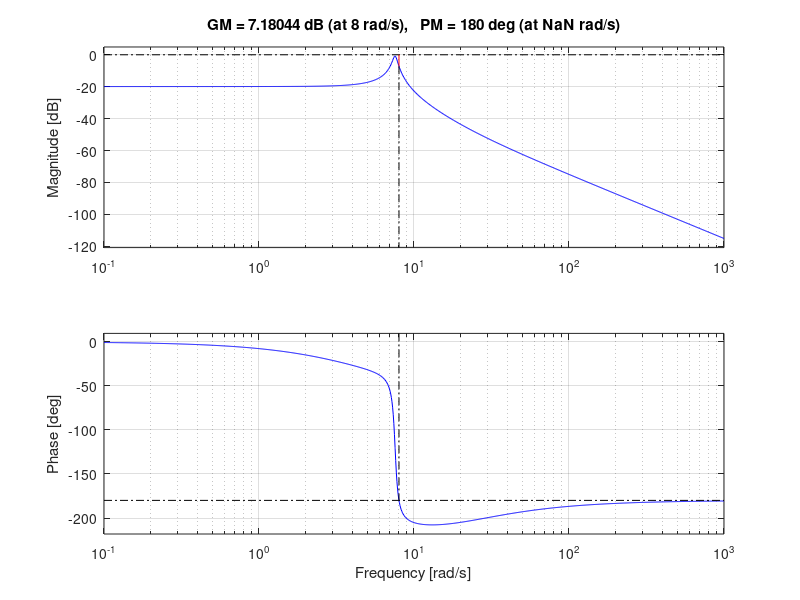

This chart was generated by the following MATLAB code:
clc
clear all

num = [1 18]; % Transfer fonksiyonun pay kısmı
den = [1 6 60 312]; % Transfer fonksiyonun payda  kısmı

G = tf(num,den)
Kp = 1.75 % P kontrolcü katsayısı


margin(Kp*G)

grid on